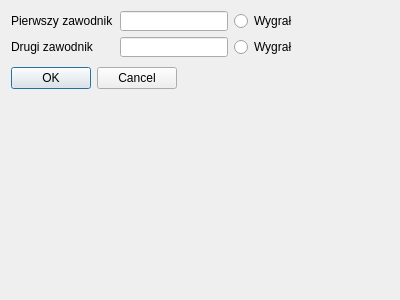
<?xml version="1.0" encoding="UTF-8"?>
<ui version="4.0">
 <class>DialogTournamentView</class>
 <widget class="QDialog" name="DialogTournamentView">
  <property name="geometry">
   <rect>
    <x>0</x>
    <y>0</y>
    <width>400</width>
    <height>300</height>
   </rect>
  </property>
  <property name="windowTitle">
   <string>Dialog</string>
  </property>
  <layout class="QFormLayout" name="formLayout">
   <item row="0" column="0">
    <layout class="QGridLayout" name="gridLayout">
     <item row="1" column="0">
      <widget class="QLabel" name="label_2">
       <property name="text">
        <string>Drugi zawodnik</string>
       </property>
      </widget>
     </item>
     <item row="0" column="1">
      <widget class="QLineEdit" name="lineEdit">
       <property name="clearButtonEnabled">
        <bool>true</bool>
       </property>
      </widget>
     </item>
     <item row="1" column="1">
      <widget class="QLineEdit" name="lineEdit_2">
       <property name="clearButtonEnabled">
        <bool>true</bool>
       </property>
      </widget>
     </item>
     <item row="0" column="2">
      <widget class="QRadioButton" name="radioButton">
       <property name="text">
        <string>Wygrał</string>
       </property>
      </widget>
     </item>
     <item row="1" column="2">
      <widget class="QRadioButton" name="radioButton_2">
       <property name="text">
        <string>Wygrał</string>
       </property>
      </widget>
     </item>
     <item row="0" column="0">
      <widget class="QLabel" name="label">
       <property name="text">
        <string>Pierwszy zawodnik</string>
       </property>
      </widget>
     </item>
    </layout>
   </item>
   <item row="1" column="0">
    <widget class="QDialogButtonBox" name="buttonBox">
     <property name="orientation">
      <enum>Qt::Horizontal</enum>
     </property>
     <property name="standardButtons">
      <set>QDialogButtonBox::Cancel|QDialogButtonBox::Ok</set>
     </property>
    </widget>
   </item>
  </layout>
 </widget>
 <resources/>
 <connections>
  <connection>
   <sender>buttonBox</sender>
   <signal>accepted()</signal>
   <receiver>DialogTournamentView</receiver>
   <slot>accept()</slot>
   <hints>
    <hint type="sourcelabel">
     <x>248</x>
     <y>254</y>
    </hint>
    <hint type="destinationlabel">
     <x>157</x>
     <y>274</y>
    </hint>
   </hints>
  </connection>
  <connection>
   <sender>buttonBox</sender>
   <signal>rejected()</signal>
   <receiver>DialogTournamentView</receiver>
   <slot>reject()</slot>
   <hints>
    <hint type="sourcelabel">
     <x>316</x>
     <y>260</y>
    </hint>
    <hint type="destinationlabel">
     <x>286</x>
     <y>274</y>
    </hint>
   </hints>
  </connection>
 </connections>
</ui>
